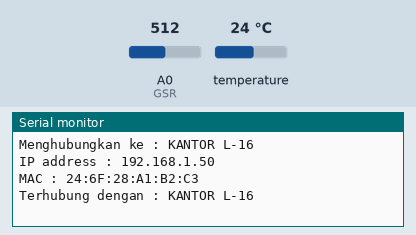
Bench run of a sketch on a simulated ESP8266 (NodeMCU). On the bench: the last lines printed to the serial monitor. The test bench sets the inputs (shaded band); at power-on: temperature 24 °C, A0 (GSR) = 512. WiFi joins after 1.5 s; servers stay silent unless stated.

Above: at 3.0 s.
3.1 s: temperature set to 12 °C
At 4.2 s:
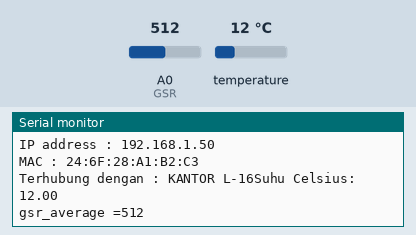
5.1 s: A0 (GSR) set to 716
At 5.65 s:
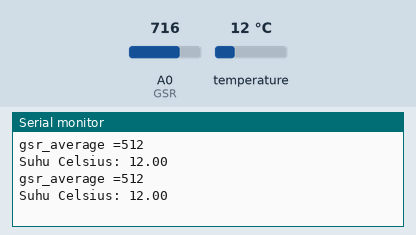
6.6 s: temperature set to 19 °C
At 7.4 s:
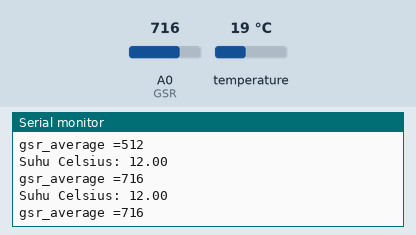
8.1 s: A0 (GSR) set to 900
At 9.2 s:
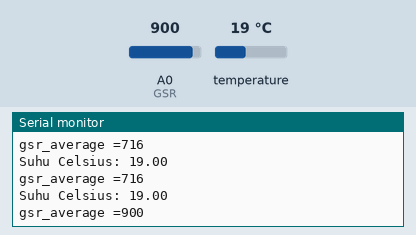
Timing chart, 0 to 10.6 s (numbered marks = the images above; inputs shaded):
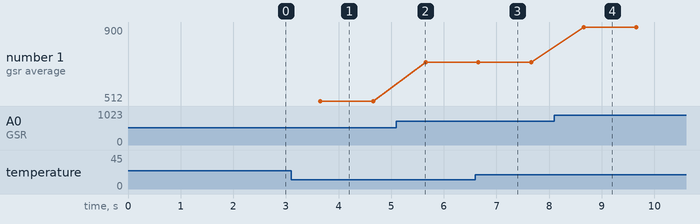

The sketch:

Nodemcu.ino
```cpp
#include <Blynk.h>
#include <BlynkSimpleEsp8266.h>
#include <OneWire.h>
#include <DallasTemperature.h>
#include<ESP8266WiFi.h>

#define BLYNK_PRINT Serial
OneWire pin_DS18B20 (D1);
DallasTemperature DS18B20(&pin_DS18B20);
BlynkTimer timer;
const int GSR = A0;
int sensorValue=0;
int gsr_average=0;

const char*auth="TnSJYg8-fbpKFpahvaXghq7pDF6ykHWY";
const char*ssid="KANTOR L-16";
const char*pass="1234567890";

WiFiClient client;

void sendSensor(){
  DS18B20.requestTemperatures();
  Serial.print("Suhu Celsius: ");
  Serial.println(DS18B20.getTempCByIndex(0));
  Blynk.virtualWrite(V5,DS18B20.getTempCByIndex(0));
  long sum=0;
  for(int i=0;i<10;i++){
    sensorValue=analogRead(GSR);
    sum += sensorValue;
    delay(5);
  }
  gsr_average = sum/10;
  Serial.print("gsr_average =");
  Serial.println(gsr_average);
  Blynk.virtualWrite(V3,gsr_average);
}
void setup() {
  Serial.begin(9600);
  pinMode(GSR,INPUT);
  Blynk.begin(auth,ssid,pass);
  DS18B20.begin();
  delay(10);
  timer.setInterval(1000L,sendSensor);

  Serial.print("Menghubungkan ke : ");
  Serial.println(ssid);

  WiFi.begin(ssid, pass);
  while (WiFi.status()!=WL_CONNECTED){
    delay(500);
    Serial.print("....");
  }
  Serial.print("\n");
  Serial.print("IP address : ");
  Serial.print(WiFi.localIP());
  Serial.print("\n");
  Serial.print("MAC : ");
  Serial.println(WiFi.macAddress());
  Serial.println("");
  Serial.print("Terhubung dengan : ");
  Serial.print(ssid);
}

void loop() {
  Blynk.run();
  timer.run();

}
```

Measured:
- after the input at 3.1 s, the serial monitor: prints a new line after 0.48 s (image 1)
- after the input at 8.1 s, the serial monitor: prints a new line after 0.56 s (image 4)
- plotted number 1: 512 → 716 after the input at 5.1 s, 716 → 900 after the input at 8.1 s
